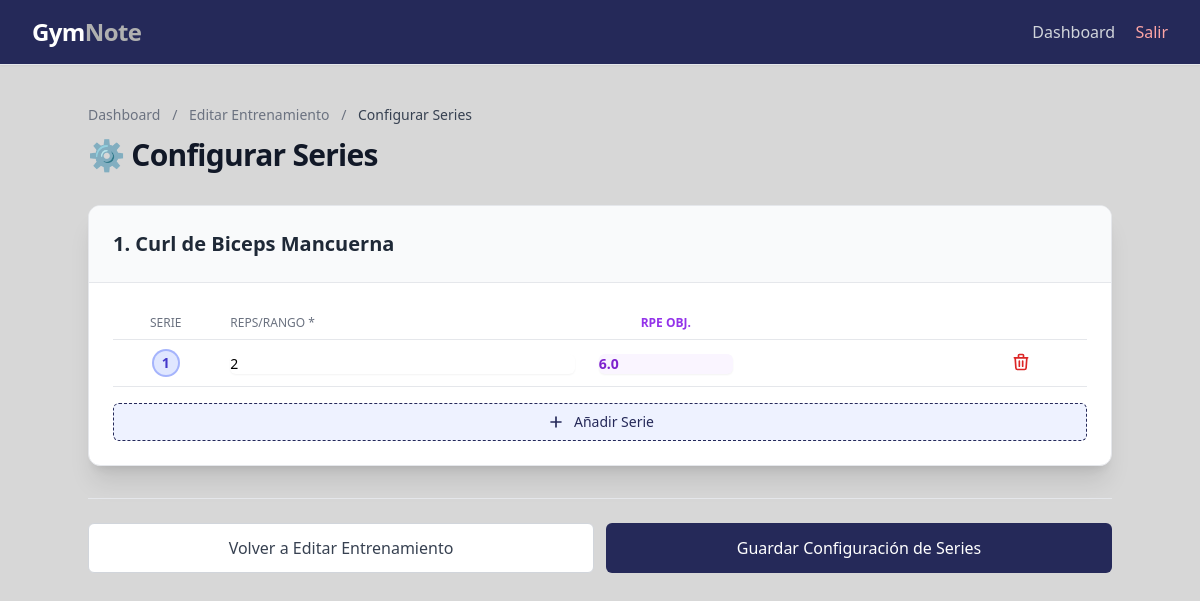
Screenshot of /entrenamiento/40/series/ (signed in) with the database file from the repository.
### core/models.py (models this page shows, shortened)
class DetalleEntrenamiento(models.Model):
    entrenamiento = models.ForeignKey(
        Entrenamiento,
        on_delete=models.CASCADE,
        related_name='detalles'
    )
    ejercicio = models.ForeignKey(
        Ejercicio,
        on_delete=models.CASCADE,
        related_name='detalles'
    )
    orden = models.PositiveIntegerField(
        default=0,
        blank=False,
        null=False,
        db_index=True,
        help_text="Posición del ejercicio en la rutina (1, 2, 3...)"
    )
    peso_recomendado = models.DecimalField(
        max_digits=5,
        decimal_places=2,
        blank=True,
        null=True,
        help_text="Peso recomendado por el entrenador (kg)"
    )
    notas = models.TextField(blank=True, help_text="Notas específicas sobre el ejercicio")
    video_atleta = models.FileField(
        upload_to="videos_atletas/",
        blank=True,
        null=True,
        help_text="Video subido por el atleta ejecutando el ejercicio"
    )
    created_at = models.DateTimeField(auto_now_add=True)
    updated_at = models.DateTimeField(auto_now=True)
    class Meta:
        verbose_name = "Detalle de Entrenamiento"
        verbose_name_plural = "Detalles de Entrenamientos"
        ordering = ["entrenamiento", "orden"]

class Ejercicio(models.Model):
    nombre = models.CharField(max_length=150)
    video = models.URLField(blank=True, null=True)
    created_at = models.DateTimeField(auto_now_add=True)
    uploaded_at = models.DateTimeField(auto_now_add=True)
    class Meta:
        verbose_name = "Ejercicio"
        verbose_name_plural = "Ejercicios"
        ordering = ["nombre"]

### core/views.py (the view, shortened to what this page needs)
# urls.py: path('entrenamiento/<int:pk>/series/', ConfigurarSeriesView.as_view(), name='configurar_series'),
class ConfigurarSeriesView(LoginRequiredMixin, UserPassesTestMixin, FormView):
    form_class = forms.Form
    template_name = "core/includes/serie_ejercicio_form.html"
    def test_func(self):
        try:
            return self.request.user.perfil == self.entrenamiento.entrenador
        except AttributeError:
            return False
    def setup(self, request, *args, **kwargs):
        super().setup(request, *args, **kwargs)
        self.entrenamiento = get_object_or_404(Entrenamiento, pk=self.kwargs['pk'])
    def get_context_data(self, **kwargs):
        context = super().get_context_data(**kwargs)
        detalles = self.entrenamiento.detalles.all().select_related('ejercicio')
        detalles_with_formsets = []
        for detalle in detalles:
            prefix = f'series-{detalle.pk}'
            if self.request.POST:
                serie_formset = SeriePrescripcionInlineFormSet(
                    self.request.POST,
                    instance=detalle,
                    prefix=prefix
                )
            else:
                serie_formset = SeriePrescripcionInlineFormSet(
                    instance=detalle,
                    prefix=prefix
                )
            detalles_with_formsets.append((detalle, serie_formset))
        context['entrenamiento'] = self.entrenamiento
        context['detalles_with_formsets'] = detalles_with_formsets
        return context

### templates/core/includes/serie_ejercicio_form.html (shortened to what this page needs)
{% extends "base.html" %}
{% block content %}
<div class="max-w-5xl mx-auto">
    <header class="mb-8">
        <nav class="text-sm mb-3 text-gray-500">
            <a href="{% url 'dashboard' %}" class="hover:text-primary">Dashboard</a>
            <span class="mx-2">/</span>
            <a href="{% url 'entrenamiento_update' pk=entrenamiento.pk %}" class="hover:text-primary">Editar Entrenamiento</a>
            <span class="mx-2">/</span>
            <span class="text-gray-700 font-medium">Configurar Series</span>
        </nav>
        <h1 class="text-3xl font-extrabold text-gray-900 tracking-tight">
            ⚙️ Configurar Series
        </h1>
    </header>
    <form method="post" id="series-form-container">
        <div class="space-y-8">
            {% for detalle, serie_formset in detalles_with_formsets %}
            <div class="bg-white shadow-xl rounded-xl border border-gray-200 overflow-hidden">
                <div class="p-6 border-b border-gray-200 bg-gray-50">
                    <h2 class="text-xl font-semibold text-gray-800">
                        {{ forloop.counter }}. {{ detalle.ejercicio.nombre }}
                    </h2>
                </div>
                <div class="p-6">
                    <div class="overflow-x-auto">
                        <table class="min-w-full">
                            <thead class="border-b border-gray-200">
                                <tr>
                                    <th class="px-3 py-2 text-center text-xs font-medium text-gray-500 uppercase w-16">Serie</th>
                                    <th class="px-3 py-2 text-left text-xs font-medium text-gray-500 uppercase">Reps/Rango *</th>
                                    <th class="px-3 py-2 text-center text-xs font-bold text-purple-600 uppercase w-24">RPE Obj.</th>
                                    <th class="px-3 py-2 text-center text-xs font-medium text-gray-500 uppercase w-20"></th>
                                </tr>
                            </thead>
                            <tbody class="series-tbody" data-formset-prefix="{{ serie_formset.prefix }}">
                                {% for form in serie_formset %}
                                    {% include "core/includes/serie_row.html" with form=form %}
                                {% endfor %}
                            </tbody>
                        </table>
                    </div>
                    <button type="button"
                            class="add-serie-button mt-4 w-full flex items-center justify-center px-4 py-2 border border-dashed border-primary text-sm font-medium rounded-md text-primary bg-indigo-50 hover:bg-indigo-100 transition"
                            data-formset-prefix="{{ serie_formset.prefix }}">
                        <svg class="w-5 h-5 mr-2" fill="none" stroke="currentColor" viewBox="0 0 24 24"><path stroke-linecap="round" stroke-linejoin="round" stroke-width="2" d="M12 6v6m0 0v6m0-6h6m-6 0H6"></path></svg>
                        Añadir Serie
                    </button>
                </div>
            </div>
            {% endfor %}
        </div>
        <div class="pt-6 mt-8 border-t border-gray-200 flex flex-col sm:flex-row-reverse gap-3">
            <button type="submit"
                    class="w-full inline-flex justify-center py-3 px-4 border border-transparent text-base font-medium rounded-md text-white bg-primary hover:bg-indigo-700 focus:outline-none focus:ring-2 focus:ring-offset-2 focus:ring-primary transition">
                Guardar Configuración de Series
            </button>
            <a href="{% url 'entrenamiento_update' pk=entrenamiento.pk %}"
                class="w-full inline-flex justify-center py-3 px-4 border border-gray-300 text-base font-medium rounded-md text-gray-700 bg-white hover:bg-gray-50 focus:outline-none focus:ring-2 focus:ring-offset-2 focus:ring-gray-400 transition">
                Volver a Editar Entrenamiento
            </a>
        </div>
    </form>
</div>
{% endblock content %}

### templates/core/includes/serie_row.html (shortened to what this page needs)
<tr class="serie-item bg-white border-b border-gray-200 hover:bg-indigo-50 transition duration-150">
    <td class="px-3 py-2 text-center text-sm font-bold text-indigo-700 w-16 serie-number">
        <span class="inline-flex items-center justify-center h-6 w-6 rounded-full bg-indigo-100 ring-2 ring-indigo-300">
            </span>
    </td>
    <td class="px-3 py-2 w-1/2 md:w-56">
        {{ form.repeticiones_o_rango }}
    </td>
    <td class="px-3 py-2 align-middle">
        {{ form.rpe_prescrito }}
    </td>
    <td class="px-3 py-2 w-1/4 md:w-32">
    </td>
    <td class="px-3 py-2 text-center w-20">
        <button type="button"
                class="remove-serie-button text-red-600 hover:text-red-800 transition duration-150 p-1 rounded-full hover:bg-red-100"
                title="Eliminar serie">
            <svg class="w-5 h-5" fill="none" stroke="currentColor" viewBox="0 0 24 24">
                <path stroke-linecap="round" stroke-linejoin="round" stroke-width="2" d="M19 7l-.867 12.142A2 2 0 0116.138 21H7.862a2 2 0 01-1.995-1.858L5 7m5 4v6m4-6v6m1-10V4a1 1 0 00-1-1h-4a1 1 0 00-1 1v3M4 7h16" />
            </svg>
        </button>
    </td>
</tr>

### rows the page displays
DetalleEntrenamiento: ejercicio.nombre "Curl de Biceps Mancuerna", repeticiones_o_rango "2", rpe_prescrito "6.0"
